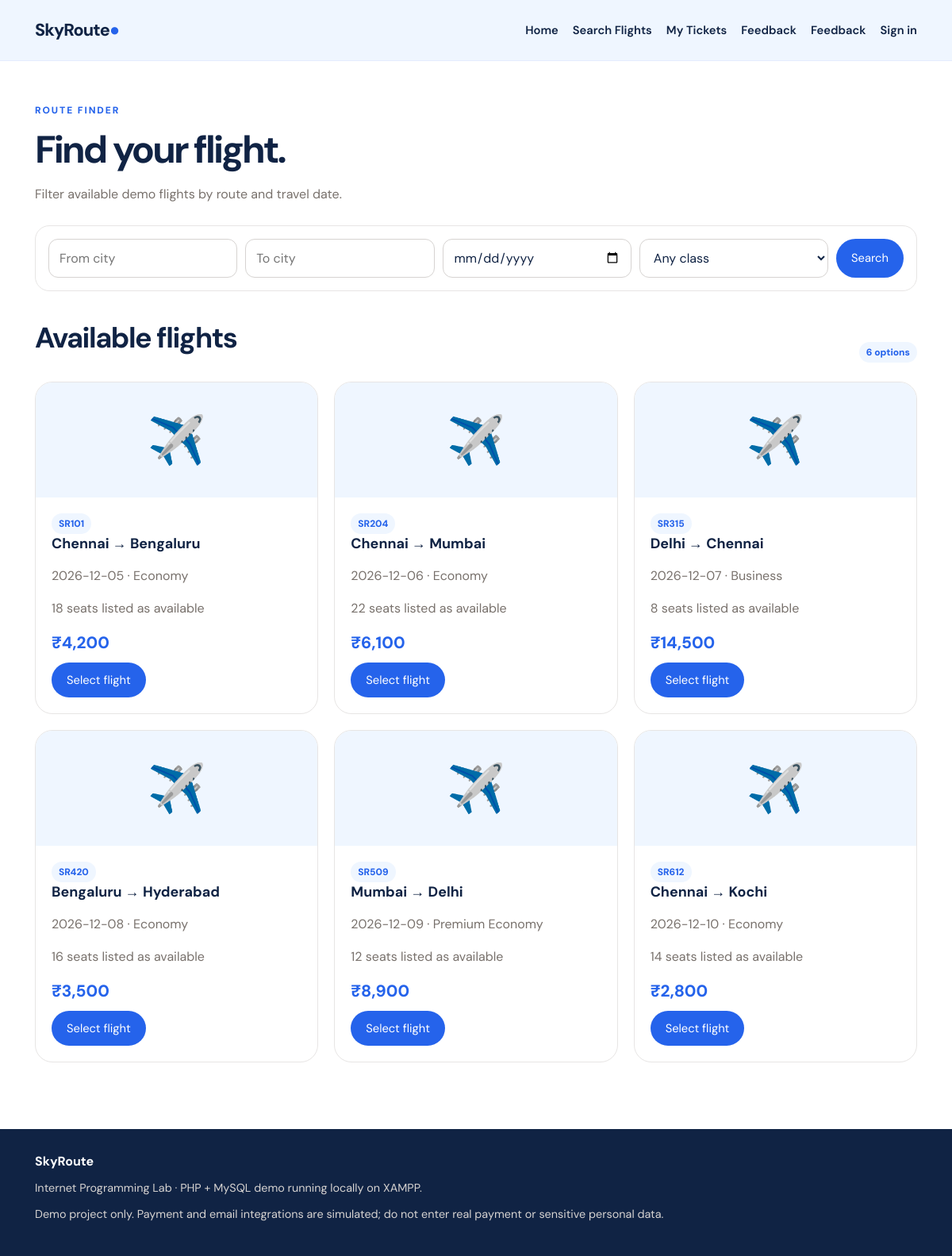
Screenshot of /search.php with the database file from the repository.
### tables this page shows
CREATE TABLE IF NOT EXISTS flights (id INT AUTO_INCREMENT PRIMARY KEY, origin VARCHAR(80) NOT NULL, destination VARCHAR(80) NOT NULL, flight_date DATE NOT NULL, cabin_class VARCHAR(40) NOT NULL DEFAULT 'Economy', fare DECIMAL(10,2) NOT NULL, seats_available INT NOT NULL DEFAULT 20, flight_code VARCHAR(20) NOT NULL, created_at TIMESTAMP DEFAULT CURRENT_TIMESTAMP);

### db.php (called while the page is built, shortened)
<?php
function db() {
    static $pdo=null;
    if (!$pdo) $pdo=new PDO('mysql:host='.DB_HOST.';dbname='.DB_NAME.';charset=utf8mb4', DB_USER, DB_PASS, [
        PDO::ATTR_ERRMODE=>PDO::ERRMODE_EXCEPTION,
        PDO::ATTR_DEFAULT_FETCH_MODE=>PDO::FETCH_ASSOC
    ]);
    return $pdo;
}
function h($v) { return htmlspecialchars((string)$v, ENT_QUOTES, 'UTF-8'); }

### search.php (the view, shortened to what this page needs)
<?php require_once 'db.php'; $page_title='Search Flights'; $origin=trim($_GET['origin']??''); $destination=trim($_GET['destination']??''); $date=trim($_GET['date']??'');
$sql="SELECT * FROM flights WHERE 1=1"; $args=[];
$q=db()->prepare($sql." ORDER BY flight_date");$q->execute($args);$items=$q->fetchAll(); include 'header.php'; ?>
<section class="section"><div class="eyebrow">ROUTE FINDER</div><h1 style="font-size:3rem">Find your flight.</h1><p class="muted">Filter available demo flights by route and travel date.</p>
<form class="searchbar" method="get"><input name="origin" placeholder="From city" value="<?= h($origin) ?>"><input name="destination" placeholder="To city" value="<?= h($destination) ?>"><input type="date" name="date" value="<?= h($date) ?>"><select name="class"><option>Any class</option><option>Economy</option><option>Business</option><option>Premium Economy</option></select><button class="btn">Search</button></form>
<div class="section-head" style="margin-top:35px"><h2>Available flights</h2><span class="tag"><?= count($items) ?> options</span></div><div class="grid"><?php foreach($items as $it): ?><article class="card"><div class="card-top">✈️</div><div class="card-body"><span class="tag"><?= h($it['flight_code']) ?></span><h3><?= h($it['origin']) ?> → <?= h($it['destination']) ?></h3><p class="muted"><?= h($it['flight_date']) ?> · <?= h($it['cabin_class']) ?></p><p class="muted"><?= (int)$it['seats_available'] ?> seats listed as available</p><div class="price">₹<?= number_format($it['fare'],0) ?></div><a class="btn" href="book.php?id=<?= (int)$it['id'] ?>">Select flight</a></div></article><?php endforeach; ?></div></section><?php include 'footer.php'; ?>

### style.css (style rules this page uses)
:root { --accent:#2563eb;--paper:#eff6ff;--ink:#102344;--line:#e7e5e4;--muted:#78716c }
* { box-sizing:border-box }
body { margin:0;background:#fff;color:var(--ink);font-family:'DM Sans',Arial,sans-serif }
a { color:inherit;text-decoration:none }
.pill,.btn { display:inline-flex;align-items:center;justify-content:center;border:0;border-radius:999px;padding:12px 19px;background:var(--accent);color:#fff;font-weight:700;cursor:pointer;font:inherit;font-size:.92rem }
.eyebrow { text-transform:uppercase;letter-spacing:.16em;font-size:.75rem;font-weight:800;color:var(--accent) }
h1 { font-size:clamp(2.6rem,5vw,4.7rem);line-height:1.02;letter-spacing:-.06em;margin:18px 0;max-width:760px }
.section { padding:54px 0 }
.section-head { display:flex;align-items:end;justify-content:space-between;gap:20px;margin-bottom:24px }
h2 { font-size:clamp(1.7rem,3vw,2.3rem);letter-spacing:-.04em;margin:0 0 8px }
.muted { color:var(--muted);line-height:1.6 }
.grid { display:grid;grid-template-columns:repeat(3,minmax(0,1fr));gap:20px }
.card { border:1px solid var(--line);border-radius:22px;overflow:hidden;background:white;transition:transform .18s,box-shadow .18s }
.card-top { height:145px;background:var(--paper);display:flex;align-items:center;justify-content:center;font-size:3.7rem }
.card-body { padding:20px }
.card h3 { margin:0 0 9px;font-size:1.12rem }
.price { font-size:1.3rem;font-weight:800;color:var(--accent);margin:12px 0 }
.tag { display:inline-block;background:var(--paper);color:var(--accent);padding:5px 9px;border-radius:99px;font-size:.75rem;font-weight:800 }
input,select,textarea { width:100%;border:1px solid #d6d3d1;border-radius:12px;padding:12px 13px;font:inherit;background:#fff;color:var(--ink) }
.searchbar { display:grid;grid-template-columns:repeat(4,1fr) auto;gap:10px;background:#fff;padding:16px;border:1px solid var(--line);border-radius:18px;margin-top:26px }
.searchbar input,.searchbar select { min-width:0 }

### rows the page displays
flights: flight_code "SR101", origin "Chennai", destination "Bengaluru", flight_date "2026-12-05", cabin_class "Economy", seats_available "18", fare "4,200"
flights: flight_code "SR204", origin "Chennai", destination "Mumbai", flight_date "2026-12-06", cabin_class "Economy", seats_available "22", fare "6,100"
flights: flight_code "SR315", origin "Delhi", destination "Chennai", flight_date "2026-12-07", cabin_class "Business", seats_available "8", fare "14,500"
flights: flight_code "SR420", origin "Bengaluru", destination "Hyderabad", flight_date "2026-12-08", cabin_class "Economy", seats_available "16", fare "3,500"
flights: flight_code "SR509", origin "Mumbai", destination "Delhi", flight_date "2026-12-09", cabin_class "Premium Economy", seats_available "12", fare "8,900"
flights: flight_code "SR612", origin "Chennai", destination "Kochi", flight_date "2026-12-10", cabin_class "Economy", seats_available "14", fare "2,800"

### other values shown
count($items) "6"
